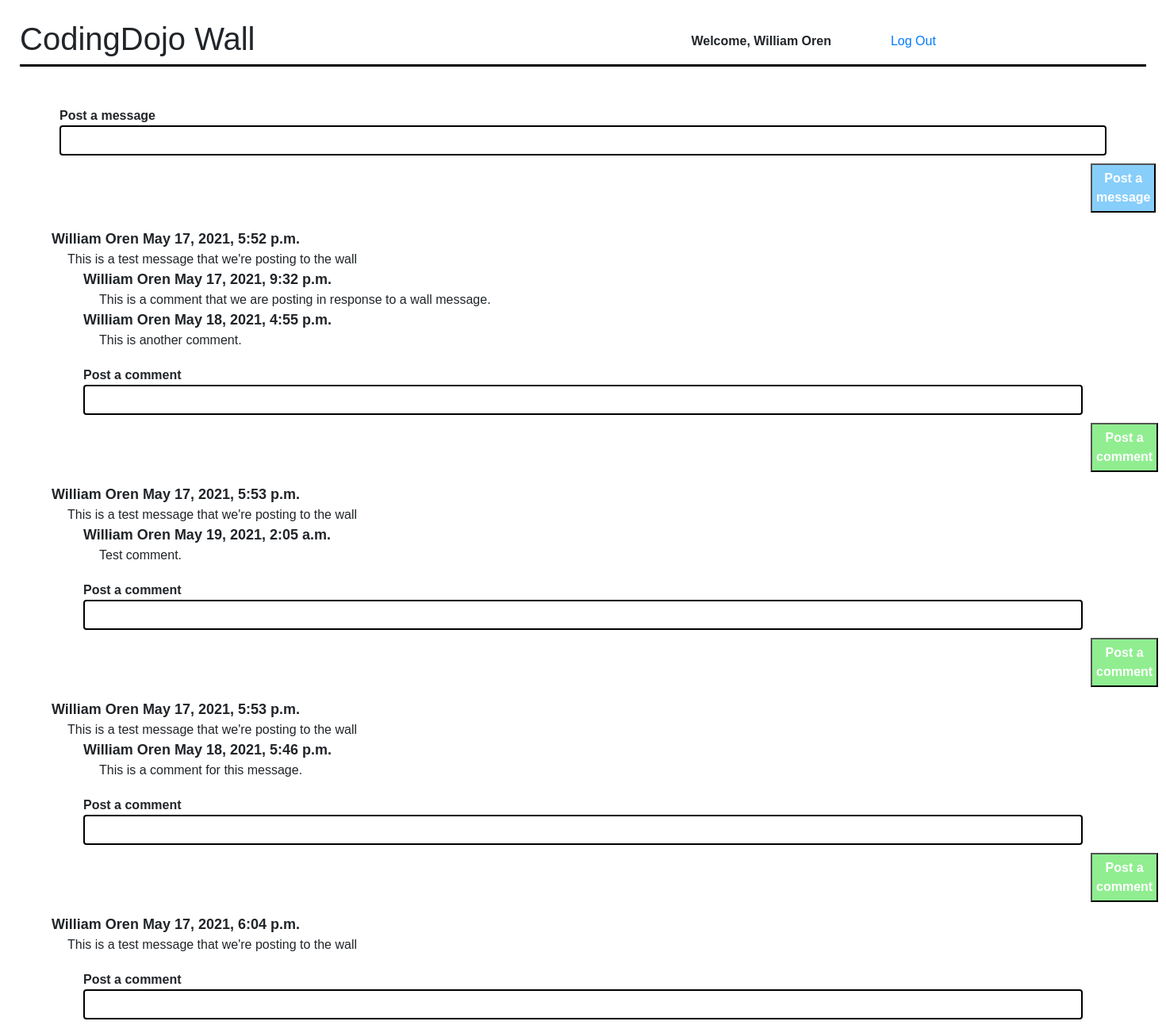
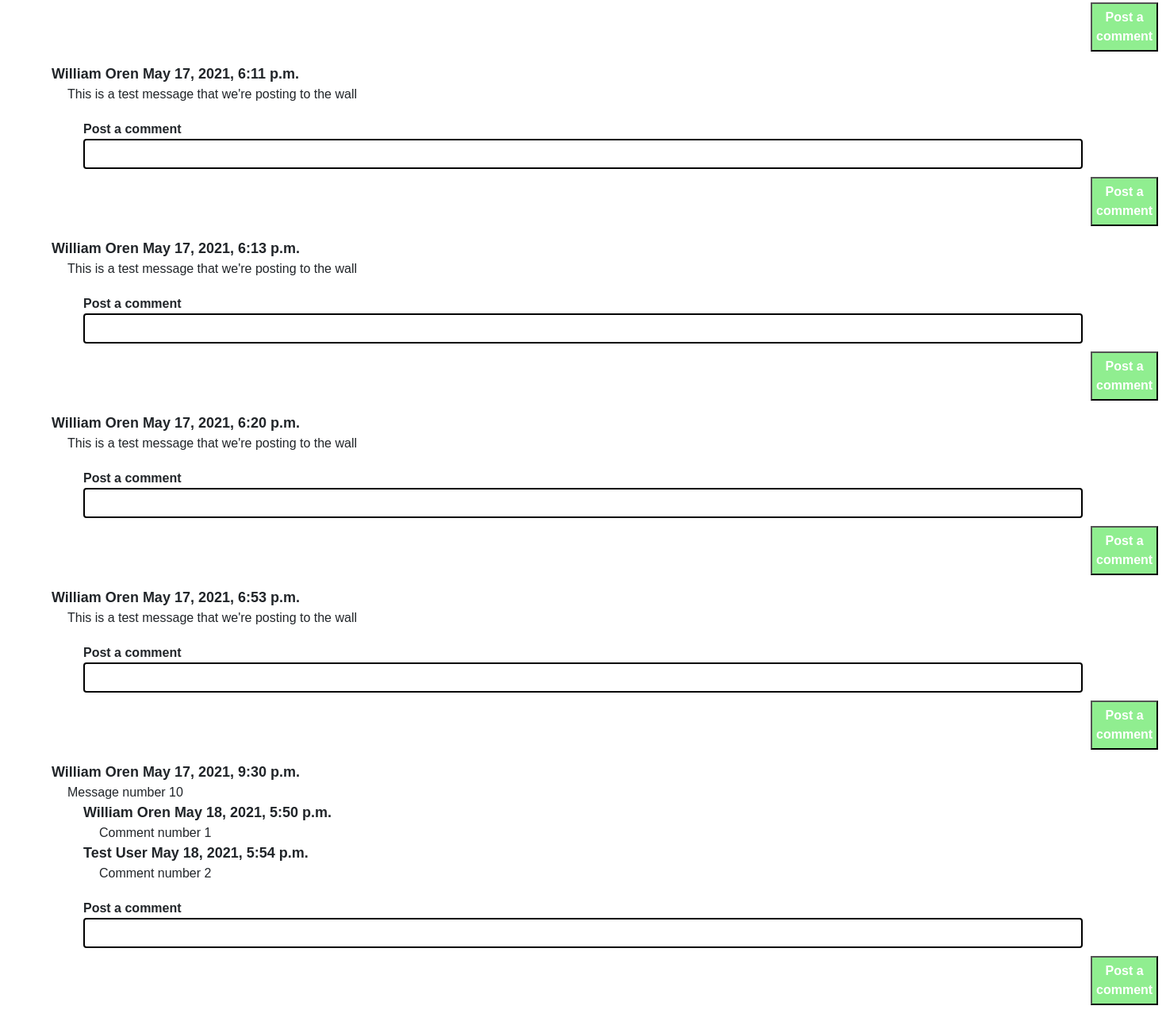
The app's page /wall (signed in) with its own data (2 pictures, top to bottom).
### login_and_registration_app/models.py (models this page shows)
class User(models.Model):
    first_name=models.CharField(max_length=255)
    last_name=models.CharField(max_length=255)
    email=models.EmailField(max_length=255)
    password=models.CharField(max_length=255)
    created_at=models.DateTimeField(auto_now_add=True)
    updated_at=models.DateTimeField(auto_now=True)
    objects=UserManager()

### wall_app/models.py (models this page shows)
class Message(models.Model):
    message=models.TextField()
    user=models.ForeignKey(User, related_name='messages', on_delete=models.CASCADE)
    created_at=models.DateTimeField(auto_now_add=True)
    updated_at=models.DateTimeField(auto_now=True)

class Comment(models.Model):
    comment=models.TextField()
    user=models.ForeignKey(User, related_name='comments', on_delete=models.CASCADE)
    message=models.ForeignKey(Message, related_name='comments', on_delete=models.CASCADE)
    created_at=models.DateTimeField(auto_now_add=True)
    updated_at=models.DateTimeField(auto_now=True)

### wall_app/views.py (the view)
# urls.py: path('', views.wall_index),
def wall_index(request):
    if 'user_id' not in request.session:
        return redirect('/')
    context = {
        'messages': Message.objects.all(),
    }
    return render(request, 'wall_index.html', context)

### wall_app/templates/wall_index.html (shortened to what this page needs)
<!DOCTYPE html>
<html lang="en">
<head>
    <link rel="stylesheet" href="https://cdn.jsdelivr.net/npm/bootstrap@4.6.0/dist/css/bootstrap.min.css"
>
    {% load static %}
    <link rel="stylesheet" href="{% static 'css/wall_style.css' %}">
</head>
<body>
    <div id='container'>
        <div id='header'>
            <h1>CodingDojo Wall</h1>
            <p>Welcome, {{ request.session.user_first_name }} {{ request.session.user_last_name }}</p>
            <a href='/users/logout'>Log Out</a>
        </div>
        <div id='message_create'>
            <form action='/wall/add_messages' method="POST">
                <label for="message">Post a message</label><br>
                <input type='text' name="message" id="message" class='form-control'>
                <button>Post a message</button>
            </form>
        </div>
        <div class='messages_comments'>
            {% for message in messages %}
            <p class='the_user'>{{message.user.first_name}} {{ message.user.last_name }} {{message.created_at}}</p>
            <p class='the_message'>{{message.message}}</p>
            <div id='comments'>
                {% for comment in message.comments.all %}
                <div class="the_comments">
                    <p class='commenter'>{{comment.user.first_name}} {{comment.user.last_name}} {{comment.created_at}}
                    </p>
                    <p class='one_comment'>{{comment.comment}}</p>
                </div>
                {% endfor %}
                <div id='comment_create'>
                    <form action='/wall/add_comments/{{message.id}}' method='POST'>
                        <label for='comment'>Post a comment</label><br>
                        <input type='text' name='comment' id='comment' class='form-control'>
                        <button>Post a comment</button>
                    </form>
                </div>
            </div>
            {% endfor %}
        </div>
    </div>
</body>
</html>

### wall_app/static/css/wall_style.css (style rules this page uses)
* { margin: 0px; padding: 0px; font-family: sans-serif; }
#container { margin: 25px; }
#header { display: flex; border-bottom: 3px solid black; }
#header p { padding-left: 550px; margin-top: 15px; font-weight: bold; }
#header a { margin-left: 75px; margin-top: 15px; }
#message_create { padding: 50px 50px 20px 50px; }
#message_create label { font-weight: bold; margin-bottom: -5px; }
#message_create input { border: 2px solid black; }
#message_create button { background-color: lightskyblue; color: white; font-weight: bold; padding: 5px; margin-top: 10px; margin-left: 1300px; }
#comment_create button { background-color: lightgreen; color: white; font-weight: bold; padding: 5px; margin-top: 10px; margin-left: 1270px; }
.messages_comments { margin-bottom: 15px; }
.the_user { font-weight: bold; font-size: large; margin: 0px 40px; }
.the_message { margin: 0px 60px; font-weight: normal; }
#comments { margin-bottom: 15px; }
.commenter { font-weight: bold; font-size: large; margin: 0px 80px; }
.one_comment { margin: 0px 100px; font-weight: normal; }
#comment_create label { font-weight: bold; margin-bottom: -5px; margin-top: 10px; }
#comment_create input { border: 2px solid black; }
#comment_create { padding: 10px 80px 0px 80px; }

### records on screen
User: session.user_first_name "William", session.user_last_name "Oren"
Message: user.first_name "William", user.last_name "Oren", created_at "May 17, 2021, 5:52 p.m.", message "This is a test message that we're posting to the wall"
Comment: user.first_name "William", user.last_name "Oren", created_at "May 17, 2021, 9:32 p.m.", comment "This is a comment that we are posting in response to a wall message."
Comment: user.first_name "William", user.last_name "Oren", created_at "May 18, 2021, 4:55 p.m.", comment "This is another comment."
Message: user.first_name "William", user.last_name "Oren", created_at "May 17, 2021, 5:53 p.m.", message "This is a test message that we're posting to the wall"
Comment: user.first_name "William", user.last_name "Oren", created_at "May 19, 2021, 2:05 a.m.", comment "Test comment."
Message: user.first_name "William", user.last_name "Oren", created_at "May 17, 2021, 5:53 p.m.", message "This is a test message that we're posting to the wall"
Comment: user.first_name "William", user.last_name "Oren", created_at "May 18, 2021, 5:46 p.m.", comment "This is a comment for this message."
Message: user.first_name "William", user.last_name "Oren", created_at "May 17, 2021, 6:04 p.m.", message "This is a test message that we're posting to the wall"
Message: user.first_name "William", user.last_name "Oren", created_at "May 17, 2021, 6:11 p.m.", message "This is a test message that we're posting to the wall"
Message: user.first_name "William", user.last_name "Oren", created_at "May 17, 2021, 6:13 p.m.", message "This is a test message that we're posting to the wall"
Message: user.first_name "William", user.last_name "Oren", created_at "May 17, 2021, 6:20 p.m.", message "This is a test message that we're posting to the wall"
Message: user.first_name "William", user.last_name "Oren", created_at "May 17, 2021, 6:53 p.m.", message "This is a test message that we're posting to the wall"
Message: user.first_name "William", user.last_name "Oren", created_at "May 17, 2021, 9:30 p.m.", message "Message number 10"
Comment: user.first_name "William", user.last_name "Oren", created_at "May 18, 2021, 5:50 p.m.", comment "Comment number 1"
Comment: user.first_name "Test", user.last_name "User", created_at "May 18, 2021, 5:54 p.m.", comment "Comment number 2"
